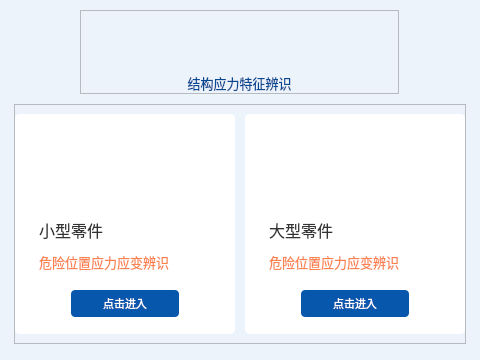
<?xml version="1.0" encoding="UTF-8"?>
<ui version="4.0">
 <class>Dialog</class>
 <widget class="QDialog" name="Dialog">
  <property name="geometry">
   <rect>
    <x>0</x>
    <y>0</y>
    <width>480</width>
    <height>360</height>
   </rect>
  </property>
  <property name="minimumSize">
   <size>
    <width>480</width>
    <height>360</height>
   </size>
  </property>
  <property name="font">
   <font>
    <pointsize>10</pointsize>
   </font>
  </property>
  <property name="windowTitle">
   <string>北京卫星环境工程研究所 结构应力特征辨识</string>
  </property>
  <property name="windowIcon">
   <iconset resource="res.qrc">
    <normaloff>:/icons/icon_logo.png</normaloff>:/icons/icon_logo.png</iconset>
  </property>
  <property name="styleSheet">
   <string notr="true">background-color: rgb(236, 243, 251);</string>
  </property>
  <layout class="QVBoxLayout" name="verticalLayout_3">
   <property name="spacing">
    <number>10</number>
   </property>
   <property name="topMargin">
    <number>10</number>
   </property>
   <property name="bottomMargin">
    <number>20</number>
   </property>
   <item alignment="Qt::AlignHCenter|Qt::AlignVCenter">
    <widget class="QFrame" name="frame_title">
     <property name="minimumSize">
      <size>
       <width>0</width>
       <height>84</height>
      </size>
     </property>
     <property name="maximumSize">
      <size>
       <width>600</width>
       <height>84</height>
      </size>
     </property>
     <property name="font">
      <font>
       <family>微软雅黑</family>
      </font>
     </property>
     <property name="layoutDirection">
      <enum>Qt::LeftToRight</enum>
     </property>
     <property name="styleSheet">
      <string notr="true">#label_01{
	color: #064993;
	font-style: normal;
	text-transform: none;
}</string>
     </property>
     <property name="frameShape">
      <enum>QFrame::StyledPanel</enum>
     </property>
     <property name="frameShadow">
      <enum>QFrame::Raised</enum>
     </property>
     <layout class="QVBoxLayout" name="verticalLayout_title">
      <property name="spacing">
       <number>6</number>
      </property>
      <property name="leftMargin">
       <number>0</number>
      </property>
      <property name="topMargin">
       <number>0</number>
      </property>
      <property name="rightMargin">
       <number>0</number>
      </property>
      <property name="bottomMargin">
       <number>0</number>
      </property>
      <item alignment="Qt::AlignHCenter|Qt::AlignVCenter">
       <widget class="QLabel" name="label_00">
        <property name="minimumSize">
         <size>
          <width>317</width>
          <height>55</height>
         </size>
        </property>
        <property name="maximumSize">
         <size>
          <width>317</width>
          <height>55</height>
         </size>
        </property>
        <property name="text">
         <string/>
        </property>
        <property name="pixmap">
         <pixmap resource="res.qrc">:/images/image_title.tif</pixmap>
        </property>
        <property name="scaledContents">
         <bool>true</bool>
        </property>
        <property name="alignment">
         <set>Qt::AlignCenter</set>
        </property>
       </widget>
      </item>
      <item>
       <widget class="QLabel" name="label_01">
        <property name="font">
         <font>
          <family>微软雅黑</family>
          <pointsize>10</pointsize>
          <italic>false</italic>
         </font>
        </property>
        <property name="text">
         <string>结构应力特征辨识</string>
        </property>
        <property name="alignment">
         <set>Qt::AlignCenter</set>
        </property>
       </widget>
      </item>
     </layout>
    </widget>
   </item>
   <item alignment="Qt::AlignHCenter|Qt::AlignVCenter">
    <widget class="QFrame" name="frame_choose">
     <property name="minimumSize">
      <size>
       <width>0</width>
       <height>240</height>
      </size>
     </property>
     <property name="maximumSize">
      <size>
       <width>600</width>
       <height>240</height>
      </size>
     </property>
     <property name="layoutDirection">
      <enum>Qt::LeftToRight</enum>
     </property>
     <property name="frameShape">
      <enum>QFrame::StyledPanel</enum>
     </property>
     <property name="frameShadow">
      <enum>QFrame::Raised</enum>
     </property>
     <layout class="QHBoxLayout" name="horizontalLayout_choose">
      <property name="spacing">
       <number>10</number>
      </property>
      <property name="leftMargin">
       <number>0</number>
      </property>
      <property name="topMargin">
       <number>0</number>
      </property>
      <property name="rightMargin">
       <number>0</number>
      </property>
      <property name="bottomMargin">
       <number>0</number>
      </property>
      <item>
       <widget class="QFrame" name="frame_small">
        <property name="minimumSize">
         <size>
          <width>220</width>
          <height>220</height>
         </size>
        </property>
        <property name="maximumSize">
         <size>
          <width>220</width>
          <height>220</height>
         </size>
        </property>
        <property name="styleSheet">
         <string notr="true">QFrame{
	background: #FFFFFF;
	border-radius: 5px 5px 5px 5px;
}</string>
        </property>
        <property name="frameShape">
         <enum>QFrame::StyledPanel</enum>
        </property>
        <property name="frameShadow">
         <enum>QFrame::Raised</enum>
        </property>
        <layout class="QVBoxLayout" name="verticalLayout_small">
         <property name="spacing">
          <number>0</number>
         </property>
         <property name="leftMargin">
          <number>0</number>
         </property>
         <property name="topMargin">
          <number>0</number>
         </property>
         <property name="rightMargin">
          <number>0</number>
         </property>
         <property name="bottomMargin">
          <number>0</number>
         </property>
         <item>
          <widget class="QFrame" name="frame_10">
           <property name="frameShape">
            <enum>QFrame::StyledPanel</enum>
           </property>
           <property name="frameShadow">
            <enum>QFrame::Raised</enum>
           </property>
           <layout class="QHBoxLayout" name="horizontalLayout_10">
            <property name="spacing">
             <number>0</number>
            </property>
            <property name="leftMargin">
             <number>0</number>
            </property>
            <property name="topMargin">
             <number>0</number>
            </property>
            <property name="rightMargin">
             <number>0</number>
            </property>
            <property name="bottomMargin">
             <number>0</number>
            </property>
            <item>
             <widget class="QLabel" name="label_10">
              <property name="minimumSize">
               <size>
                <width>220</width>
                <height>94</height>
               </size>
              </property>
              <property name="maximumSize">
               <size>
                <width>220</width>
                <height>94</height>
               </size>
              </property>
              <property name="text">
               <string/>
              </property>
              <property name="pixmap">
               <pixmap resource="res.qrc">:/images/image_small.png</pixmap>
              </property>
              <property name="scaledContents">
               <bool>true</bool>
              </property>
              <property name="alignment">
               <set>Qt::AlignCenter</set>
              </property>
             </widget>
            </item>
           </layout>
          </widget>
         </item>
         <item>
          <widget class="QFrame" name="frame_11">
           <property name="minimumSize">
            <size>
             <width>0</width>
             <height>64</height>
            </size>
           </property>
           <property name="styleSheet">
            <string notr="true">#label_11{
	color: #333333;
	text-align: left;
	font-style: normal;
	text-transform: none;
}
#label_12{
	color: #FB824F;
	text-align: left;
	font-style: normal;
	text-transform: none;
}</string>
           </property>
           <property name="frameShape">
            <enum>QFrame::StyledPanel</enum>
           </property>
           <property name="frameShadow">
            <enum>QFrame::Raised</enum>
           </property>
           <layout class="QVBoxLayout" name="verticalLayout_11">
            <property name="spacing">
             <number>10</number>
            </property>
            <property name="leftMargin">
             <number>24</number>
            </property>
            <property name="topMargin">
             <number>10</number>
            </property>
            <property name="rightMargin">
             <number>24</number>
            </property>
            <property name="bottomMargin">
             <number>10</number>
            </property>
            <item>
             <widget class="QLabel" name="label_11">
              <property name="font">
               <font>
                <family>微软雅黑</family>
                <pointsize>12</pointsize>
                <italic>false</italic>
               </font>
              </property>
              <property name="text">
               <string>小型零件</string>
              </property>
             </widget>
            </item>
            <item>
             <widget class="QLabel" name="label_12">
              <property name="font">
               <font>
                <family>微软雅黑</family>
                <pointsize>10</pointsize>
                <italic>false</italic>
               </font>
              </property>
              <property name="text">
               <string>危险位置应力应变辨识</string>
              </property>
             </widget>
            </item>
           </layout>
          </widget>
         </item>
         <item>
          <widget class="QFrame" name="frame_12">
           <property name="styleSheet">
            <string notr="true">QPushButton{
	background: #0757AD;
	border-radius: 4px 4px 4px 4px;
	color: #FFFFFF;
	font-style: normal;
	text-transform: none;
}</string>
           </property>
           <property name="frameShape">
            <enum>QFrame::StyledPanel</enum>
           </property>
           <property name="frameShadow">
            <enum>QFrame::Raised</enum>
           </property>
           <layout class="QHBoxLayout" name="horizontalLayout_12">
            <property name="spacing">
             <number>8</number>
            </property>
            <property name="leftMargin">
             <number>24</number>
            </property>
            <property name="topMargin">
             <number>8</number>
            </property>
            <property name="rightMargin">
             <number>24</number>
            </property>
            <property name="bottomMargin">
             <number>8</number>
            </property>
            <item alignment="Qt::AlignTop">
             <widget class="QPushButton" name="pushButton_1">
              <property name="minimumSize">
               <size>
                <width>108</width>
                <height>27</height>
               </size>
              </property>
              <property name="maximumSize">
               <size>
                <width>108</width>
                <height>27</height>
               </size>
              </property>
              <property name="font">
               <font>
                <family>微软雅黑 Light</family>
                <pointsize>8</pointsize>
                <italic>false</italic>
               </font>
              </property>
              <property name="text">
               <string>点击进入</string>
              </property>
             </widget>
            </item>
           </layout>
          </widget>
         </item>
        </layout>
       </widget>
      </item>
      <item>
       <widget class="QFrame" name="frame_large">
        <property name="minimumSize">
         <size>
          <width>220</width>
          <height>220</height>
         </size>
        </property>
        <property name="maximumSize">
         <size>
          <width>220</width>
          <height>220</height>
         </size>
        </property>
        <property name="styleSheet">
         <string notr="true">QFrame{
	background: #FFFFFF;
	border-radius: 5px 5px 5px 5px;
}</string>
        </property>
        <property name="frameShape">
         <enum>QFrame::StyledPanel</enum>
        </property>
        <property name="frameShadow">
         <enum>QFrame::Raised</enum>
        </property>
        <layout class="QVBoxLayout" name="verticalLayout_large">
         <property name="spacing">
          <number>0</number>
         </property>
         <property name="leftMargin">
          <number>0</number>
         </property>
         <property name="topMargin">
          <number>0</number>
         </property>
         <property name="rightMargin">
          <number>0</number>
         </property>
         <property name="bottomMargin">
          <number>0</number>
         </property>
         <item>
          <widget class="QFrame" name="frame_20">
           <property name="frameShape">
            <enum>QFrame::StyledPanel</enum>
           </property>
           <property name="frameShadow">
            <enum>QFrame::Raised</enum>
           </property>
           <layout class="QHBoxLayout" name="horizontalLayout_20">
            <property name="spacing">
             <number>0</number>
            </property>
            <property name="leftMargin">
             <number>0</number>
            </property>
            <property name="topMargin">
             <number>0</number>
            </property>
            <property name="rightMargin">
             <number>0</number>
            </property>
            <property name="bottomMargin">
             <number>0</number>
            </property>
            <item>
             <widget class="QLabel" name="label_20">
              <property name="minimumSize">
               <size>
                <width>220</width>
                <height>94</height>
               </size>
              </property>
              <property name="maximumSize">
               <size>
                <width>220</width>
                <height>94</height>
               </size>
              </property>
              <property name="text">
               <string/>
              </property>
              <property name="pixmap">
               <pixmap resource="res.qrc">:/images/image_large.png</pixmap>
              </property>
              <property name="scaledContents">
               <bool>true</bool>
              </property>
              <property name="alignment">
               <set>Qt::AlignCenter</set>
              </property>
             </widget>
            </item>
           </layout>
          </widget>
         </item>
         <item>
          <widget class="QFrame" name="frame_21">
           <property name="minimumSize">
            <size>
             <width>0</width>
             <height>64</height>
            </size>
           </property>
           <property name="styleSheet">
            <string notr="true">#label_21{
	color: #333333;
	text-align: left;
	font-style: normal;
	text-transform: none;
}
#label_22{
	color: #FB824F;
	text-align: left;
	font-style: normal;
	text-transform: none;
}</string>
           </property>
           <property name="frameShape">
            <enum>QFrame::StyledPanel</enum>
           </property>
           <property name="frameShadow">
            <enum>QFrame::Raised</enum>
           </property>
           <layout class="QVBoxLayout" name="verticalLayout_21">
            <property name="spacing">
             <number>10</number>
            </property>
            <property name="leftMargin">
             <number>24</number>
            </property>
            <property name="topMargin">
             <number>10</number>
            </property>
            <property name="rightMargin">
             <number>24</number>
            </property>
            <property name="bottomMargin">
             <number>10</number>
            </property>
            <item>
             <widget class="QLabel" name="label_21">
              <property name="font">
               <font>
                <family>微软雅黑</family>
                <pointsize>12</pointsize>
                <italic>false</italic>
               </font>
              </property>
              <property name="text">
               <string>大型零件</string>
              </property>
             </widget>
            </item>
            <item>
             <widget class="QLabel" name="label_22">
              <property name="font">
               <font>
                <family>微软雅黑</family>
                <pointsize>10</pointsize>
                <italic>false</italic>
               </font>
              </property>
              <property name="text">
               <string>危险位置应力应变辨识</string>
              </property>
             </widget>
            </item>
           </layout>
          </widget>
         </item>
         <item>
          <widget class="QFrame" name="frame_22">
           <property name="styleSheet">
            <string notr="true">QPushButton{
	background: #0757AD;
	border-radius: 4px 4px 4px 4px;
	color: #FFFFFF;
	font-style: normal;
	text-transform: none;
}</string>
           </property>
           <property name="frameShape">
            <enum>QFrame::StyledPanel</enum>
           </property>
           <property name="frameShadow">
            <enum>QFrame::Raised</enum>
           </property>
           <layout class="QHBoxLayout" name="horizontalLayout_22">
            <property name="spacing">
             <number>8</number>
            </property>
            <property name="leftMargin">
             <number>24</number>
            </property>
            <property name="topMargin">
             <number>8</number>
            </property>
            <property name="rightMargin">
             <number>24</number>
            </property>
            <property name="bottomMargin">
             <number>8</number>
            </property>
            <item alignment="Qt::AlignTop">
             <widget class="QPushButton" name="pushButton_2">
              <property name="minimumSize">
               <size>
                <width>108</width>
                <height>27</height>
               </size>
              </property>
              <property name="maximumSize">
               <size>
                <width>108</width>
                <height>27</height>
               </size>
              </property>
              <property name="font">
               <font>
                <family>微软雅黑 Light</family>
                <pointsize>8</pointsize>
                <italic>false</italic>
               </font>
              </property>
              <property name="text">
               <string>点击进入</string>
              </property>
             </widget>
            </item>
           </layout>
          </widget>
         </item>
        </layout>
       </widget>
      </item>
     </layout>
    </widget>
   </item>
  </layout>
 </widget>
 <resources>
  <include location="res.qrc"/>
 </resources>
 <connections/>
</ui>
